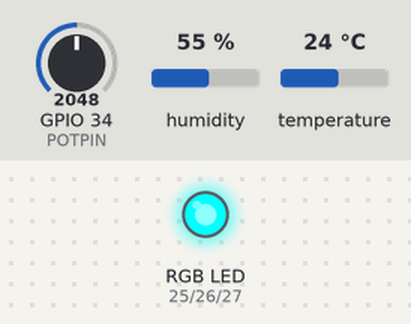
The sketch below on a simulated ESP32. On the bench: an RGB LED mixed from three pins (HIGH = lit). Inputs (shaded band) come from the test bench; at power-on: humidity 55 %, GPIO 34 (POTPIN) = 2048, temperature 24 °C. WiFi joins after 1.5 s; servers stay silent unless stated; storage starts empty; no MQTT or app messages arrive unless stated; what the sketch prints to the serial monitor is not drawn.

Above: at 2.7 s.
2.8 s: humidity set to 31 %
8.8 s: humidity set to 28 %
At 13.0 s:
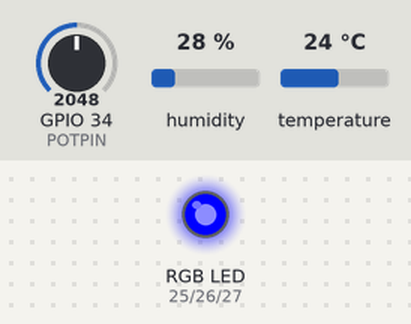
14.8 s: humidity set to 40 %
At 17.2 s:
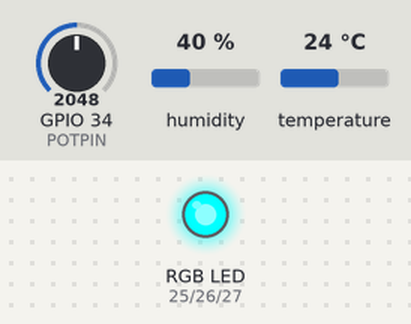
20.8 s: humidity set to 22 %
At 22.7 s:
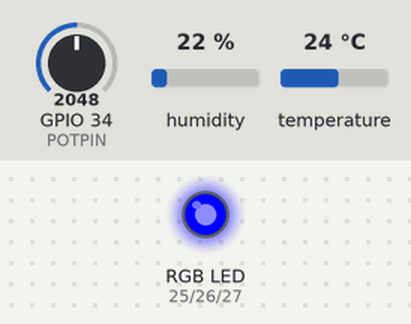
Timing chart, 0 to 24.2 s (numbered marks = the images above; inputs shaded):
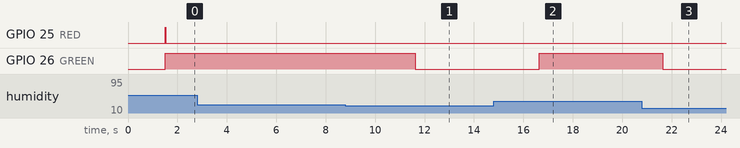

Measured:
- the behaviour switches between 30 and 29 % on humidity (found by bisection; images 0 and 1)
- after the input at 2.8 s, every drawn part: stays the same
- after the input at 8.8 s, GPIO 26 (GREEN): HIGH → LOW after 2.8 s
- after the input at 14.8 s, GPIO 26 (GREEN): LOW → HIGH after 1.8 s
- after the input at 20.8 s, GPIO 26 (GREEN): HIGH → LOW after 0.85 s

The sketch:

sketch.ino
```cpp
#include <Arduino.h>
#include <DHT.h>
#include "SPIFFS.h"

// Parte 2: Conectividade, MQTT e JSON
#include <WiFi.h>           // Conectividade Wi‑Fi (ESP32)
#include <PubSubClient.h>   // Cliente MQTT leve
#include <ArduinoJson.h>    // Criação/serialização de JSON

// Força o uso imediato da rede simulada do Wokwi (sem senha, canal 6)
#ifndef WOKWI
#define WOKWI 1
#endif

// --- Configurações Wi-Fi (Parte 2) ---
const char* WIFI_SSID = "Florescer";
const char* WIFI_PASSWORD = "48996589513";

// --- Configurações MQTT (Parte 2) ---
const char* MQTT_BROKER = "broker.hivemq.com";
const int MQTT_PORT = 1883;
const char* MQTT_TOPIC = "cardioia/paciente/dados";

// --- Clientes Wi-Fi e MQTT (Parte 2) ---
WiFiClient espClient;
PubSubClient mqttClient(espClient);

// Conecta ao Wi‑Fi exibindo progresso no Serial Monitor
void setup_wifi() {
  Serial.println("Conectando ao Wi-Fi...");
  WiFi.mode(WIFI_STA);
  // No Wokwi, a rede simulada é "Wokwi-GUEST" (sem senha, canal 6). No hardware real, usa as credenciais definidas.
#ifdef WOKWI
  WiFi.begin("Wokwi-GUEST", "", 6);
#else
  WiFi.begin(WIFI_SSID, WIFI_PASSWORD);
#endif

  const unsigned long timeoutMs = 15000; // 15s de timeout para não travar o setup
  unsigned long start = millis();
  while (WiFi.status() != WL_CONNECTED && (millis() - start) < timeoutMs) {
    delay(500);
    Serial.print('.');
  }

  if (WiFi.status() == WL_CONNECTED) {
    Serial.println();
    Serial.println("Wi-Fi conectado!");
    Serial.print("IP: ");
    Serial.println(WiFi.localIP());
  } else {
    Serial.println();
    Serial.println("Wi-Fi não conectou dentro do tempo limite.");
    // Tentativa extra: fallback para rede simulada do Wokwi (caso esteja rodando no simulador)
    Serial.println("Tentando rede 'Wokwi-GUEST' por 5s...");
    WiFi.disconnect(true);
    WiFi.begin("Wokwi-GUEST", "", 6);
    unsigned long t0 = millis();
    while (WiFi.status() != WL_CONNECTED && (millis() - t0) < 5000) {
      delay(500);
      Serial.print('.');
    }
    if (WiFi.status() == WL_CONNECTED) {
      Serial.println();
      Serial.println("Conectado ao Wokwi-GUEST!");
      Serial.print("IP: ");
      Serial.println(WiFi.localIP());
    } else {
      Serial.println();
      Serial.println("Sem Wi‑Fi. Seguindo em modo offline.");
    }
  }
}

// Conecta/reconecta ao broker MQTT com tentativas periódicas
void reconnect_mqtt() {
  // Só tenta se o Wi‑Fi estiver OK
  if (WiFi.status() != WL_CONNECTED) {
    return;
  }

  static unsigned long lastAttempt = 0;
  const unsigned long retryEveryMs = 5000; // tenta a cada 5s sem travar o loop
  if (mqttClient.connected()) return;
  if (millis() - lastAttempt < retryEveryMs) return;
  lastAttempt = millis();

  Serial.print("Conectando ao MQTT...");
  String clientId = String("cardioia-esp32-") + String((uint32_t)ESP.getEfuseMac(), HEX);
  if (mqttClient.connect(clientId.c_str())) {
    Serial.println("conectado!");
  } else {
    Serial.print("falhou, rc=");
    Serial.println(mqttClient.state());
  }
}

// DEFINIÇÃO DE PINOS
#define RED 25
#define GREEN 26
#define BLUE 27

#define DHTPIN 15
#define DHTTYPE DHT22
#define POTPIN 34

// Criação do objeto DHT (sensor de temperatura e umidade)
DHT dht(DHTPIN, DHTTYPE);

// Variável de simulação da conexão Wi-Fi (true = online, false = offline)
bool conectado = false;

// Contador de batimentos (para futura integração com interrupções)
volatile int bpmCount = 0;

// FUNÇÃO PARA DEFINIR A COR DO LED RGB
void setColor(int red, int green, int blue) {
  digitalWrite(RED, red);
  digitalWrite(GREEN, green);
  digitalWrite(BLUE, blue);
}

// FUNÇÃO PARA ATUALIZAR O LED CONFORME OS SINAIS VITAIS
void atualizarLED(float temperatura, float umidade, int bpm) {
// Define faixas normais para temperatura, batimentos e umidade
  bool tempNormal = (temperatura >= 36.5 && temperatura <= 37.5);
  bool bpmNormal = (bpm >= 60 && bpm <= 100);
  bool umidadeNormal = (umidade >= 30 && umidade <= 60);

// Se todos os parâmetros estiverem normais → LED verde
  if (tempNormal && bpmNormal && umidadeNormal) {
    digitalWrite(RED, HIGH);
    digitalWrite(GREEN, LOW);
    digitalWrite(BLUE, HIGH);
    Serial.println("🟢 Estado normal");
  }
// Se algum parâmetro estiver fora da faixa → LED amarelo (atenção)
  else if (
    (temperatura > 37.5 && temperatura <= 38.5) ||
    (bpm > 100 && bpm <= 120) ||
    (umidade < 30 || umidade > 60)
  ) {
    digitalWrite(RED, LOW);
    digitalWrite(GREEN, LOW);
    digitalWrite(BLUE, HIGH);
    Serial.println("🟡 Estado de atenção");
  }
// Se algum parâmetro estiver crítico → LED vermelho
  else {
    digitalWrite(RED, LOW);
    digitalWrite(GREEN, HIGH);
    digitalWrite(BLUE, HIGH);
    Serial.println("🔴 Estado crítico");
  }
}

// FUNÇÃO DE ARMAZENAMENTO LOCAL (SPIFFS)
// Salva as leituras no arquivo "dados.txt" em formato JSON (uma linha por registro)
void salvarDados(float temperatura, float umidade, int bpm) {
  File arquivo = SPIFFS.open("/dados.txt", FILE_APPEND);
  if (!arquivo) {
    Serial.println("Erro ao abrir o arquivo para gravar!");
    return;
  }

  // Monta JSON idêntico ao usado em publishVitals
  StaticJsonDocument<256> doc;
  doc["temp"] = temperatura;
  doc["hum"] = umidade;
  doc["bpm"] = bpm;

  // Serializa para uma string e grava a linha no arquivo
  String payload;
  serializeJson(doc, payload);
  arquivo.println(payload);
  arquivo.close();
  Serial.println("Dados salvos localmente (JSON)!");
}

// FUNÇÃO PARA ENVIAR OS DADOS (Simulado)
// Lê o arquivo, imprime os dados no monitor serial e depois apaga o arquivo (simulação de envio à nuvem)
void enviarDados() {
  File arquivo = SPIFFS.open("/dados.txt");
  if (!arquivo) {
    Serial.println("Nenhum dado para enviar.");
    return;
  }
  if (arquivo.size() == 0) {
    arquivo.close();
    Serial.println("Arquivo vazio.");
    return;
  }

  Serial.println("\n=== ENVIANDO DADOS PARA A NUVEM (Simulado) ===");
  while (arquivo.available()) {
    Serial.write(arquivo.read());
  }
  arquivo.close();
  SPIFFS.remove("/dados.txt"); // Limpa o arquivo após o envio
  Serial.println("Dados enviados e arquivo local limpo.\n");
}

// Envia backlog offline do SPIFFS (cada linha é um JSON) via MQTT
void send_offline_data() {
  if (!mqttClient.connected()) return; // garante conexão MQTT

  File arquivo = SPIFFS.open("/dados.txt");
  if (!arquivo) {
    // Nada a enviar
    return;
  }
  if (arquivo.size() == 0) {
    arquivo.close();
    return;
  }

  Serial.println("\n=== Enviando backlog do SPIFFS via MQTT ===");
  bool allSent = true;
  while (arquivo.available()) {
    String line = arquivo.readStringUntil('\n');
    line.trim();
    if (line.length() == 0) {
      continue;
    }
    // Publica backlog com retain para que o último valor permaneça disponível
    if (!mqttClient.publish(MQTT_TOPIC, line.c_str(), true)) {
      Serial.println("Falha ao publicar uma linha do backlog. Tentará novamente depois.");
      allSent = false;
      break; // interrompe para não apagar o arquivo
    }
  }
  arquivo.close();

  if (allSent) {
    SPIFFS.remove("/dados.txt");
    Serial.println("Backlog enviado com sucesso e arquivo removido.\n");
  }
}

// Publica os sinais vitais no MQTT em formato JSON
void publishVitals(float temperatura, float umidade, int bpm) {
  // Captura e zera o contador de BPM (se estiver sendo usado em outra parte)
  int capturedBpmCount;
  noInterrupts();
  capturedBpmCount = bpmCount;
  bpmCount = 0;
  interrupts();

  StaticJsonDocument<256> doc;
  doc["temp"] = temperatura;
  doc["hum"] = umidade;
  doc["bpm"] = bpm;

  char payload[128];
  size_t n = serializeJson(doc, payload, sizeof(payload));
  bool ok = mqttClient.publish(MQTT_TOPIC, (uint8_t*)payload, n, true);
  Serial.println(ok ? " | MQTT: publicado" : " | MQTT: falha ao publicar");
}

// CONFIGURAÇÃO INICIAL
void setup() {
  Serial.begin(115200);
  setup_wifi();
  // Configura o endereço do broker e porta do cliente MQTT
  mqttClient.setServer(MQTT_BROKER, MQTT_PORT);
  // Aumenta o buffer para garantir espaço nas mensagens JSON
  mqttClient.setBufferSize(256);
  dht.begin();

// Define os pinos do LED RGB como saída
  pinMode(RED, OUTPUT);
  pinMode(GREEN, OUTPUT);
  pinMode(BLUE, OUTPUT);

// Desliga todas as cores no início (por ser LED de anodo comum)
  setColor(HIGH, HIGH, HIGH);

// Inicializa o SPIFFS (sistema de arquivos interno do ESP32)
  if (!SPIFFS.begin(true)) {
    Serial.println("⚠️ SPIFFS não iniciado (esperado no Wokwi). Continuando em modo simulado.");
  } else {
    Serial.println("SPIFFS iniciado.");
  }

  Serial.println("Sistema CardioIA iniciado com sucesso!");
  Serial.println("Monitorando paciente cardiológico...\n");
}

// LOOP PRINCIPAL DO SISTEMA
void loop() {
// Mantém e verifica conectividade Wi‑Fi/MQTT
  if (WiFi.status() == WL_CONNECTED) {
    if (!mqttClient.connected()) {
      reconnect_mqtt();
    }
    mqttClient.loop();
  }

// 1. Leitura dos sensores
  static float lastTemp = 36.8; // valores padrão para fallback
  static float lastHum  = 50.0;

  float temperatura = dht.readTemperature();
  float umidade = dht.readHumidity();
  int potValue = analogRead(POTPIN);
  int bpm = map(potValue, 0, 4095, 40, 160); // Converte valor do potenciômetro em BPM (40–160)

// 2. Verifica se as leituras são válidas (usa último valor se der NaN)
  if (isnan(temperatura)) {
    Serial.print("DHT22: temp NaN, usando anterior -> ");
    Serial.println(lastTemp);
    temperatura = lastTemp;
  } else {
    lastTemp = temperatura;
  }

  if (isnan(umidade)) {
    Serial.print("DHT22: umid NaN, usando anterior -> ");
    Serial.println(lastHum);
    umidade = lastHum;
  } else {
    lastHum = umidade;
  }

// 3. Exibe os valores no monitor serial
  Serial.printf("Temp: %.2f°C | Umid: %.2f%% | BPM: %d", temperatura, umidade, bpm);

// 4. Atualiza o LED conforme o estado do paciente
  atualizarLED(temperatura, umidade, bpm);

// 5. Decisão de envio baseada no estado real do MQTT
  if (mqttClient.connected()) {
    // Primeiro, envia backlog offline
    send_offline_data();
    // Depois, publica a leitura atual
    Serial.println(" | Modo: Online - Publicando dados...");
    publishVitals(temperatura, umidade, bpm);
  } else {
    Serial.println(" | Modo: Offline - Salvando localmente...");
    salvarDados(temperatura, umidade, bpm); // Apenas salva localmente
  }

// 7. Intervalo entre coletas (5 segundos)
  delay(5000);
}
```
